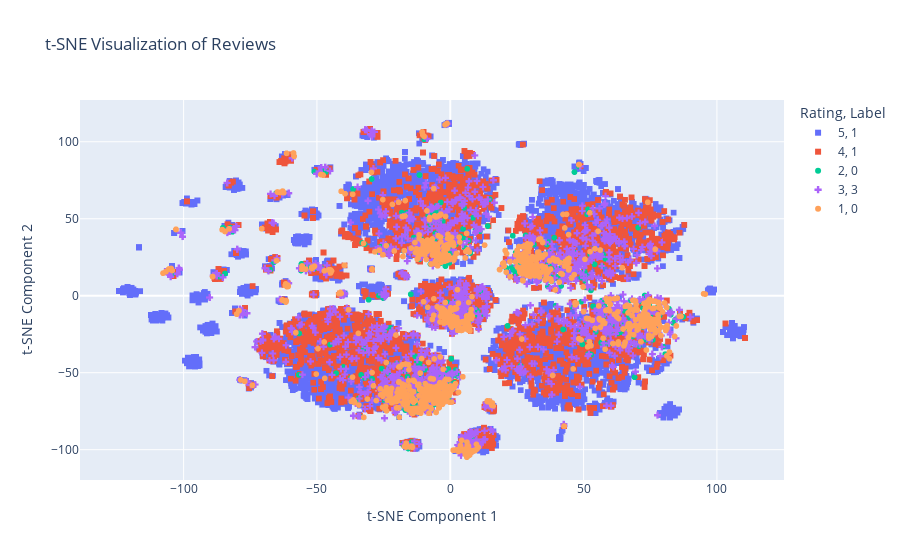

Notebook cell for this chart:
### Code cell
# Create a DataFrame for the t-SNE results
tsne_df = pd.DataFrame(data={
    'X': tsne_results[:, 0],
    'Y': tsne_results[:, 1],
    'Rating': reviews_df['rating'],
    'Label': reviews_df['label']
})

# Plot using Plotly with Rating as color and Label as marker style
fig = px.scatter(tsne_df, x='X', y='Y', color='Rating', symbol='Label', 
                 color_continuous_scale='viridis', 
                 title="t-SNE Visualization of Reviews",
                 symbol_map={0: 'circle', 1: 'square', 3: 'cross'}
                )

# Adjust the order of the legends
fig.update_layout(coloraxis_colorbar=dict(title='Rating'))
fig.update_xaxes(title_text='t-SNE Component 1')
fig.update_yaxes(title_text='t-SNE Component 2')
fig.show()

### Figure 1 — Plotly figure (JSON) as saved in the notebook; plotly's stock layout.template omitted (floating-point values rounded to 4 significant figures; data arrays with more than 128 entries replaced by an {"elided": "..."} marker saying what was removed)
{"data": [{"hovertemplate": "Rating=5<br>Label=1<br>X=%{x}<br>Y=%{y}<extra></extra>", "legendgroup": "5, 1", "marker": {"color": "#636efa", "symbol": "square"}, "mode": "markers", "name": "5, 1", "showlegend": true, "type": "scattergl", "x": {"elided": "8474 float values"}, "xaxis": "x", "y": {"elided": "8474 float values"}, "yaxis": "y"}, {"hovertemplate": "Rating=4<br>Label=1<br>X=%{x}<br>Y=%{y}<extra></extra>", "legendgroup": "4, 1", "marker": {"color": "#EF553B", "symbol": "square"}, "mode": "markers", "name": "4, 1", "showlegend": true, "type": "scattergl", "x": {"elided": "3733 float values"}, "xaxis": "x", "y": {"elided": "3733 float values"}, "yaxis": "y"}, {"hovertemplate": "Rating=2<br>Label=0<br>X=%{x}<br>Y=%{y}<extra></extra>", "legendgroup": "2, 0", "marker": {"color": "#00cc96", "symbol": "circle"}, "mode": "markers", "name": "2, 0", "showlegend": true, "type": "scattergl", "x": {"elided": "795 float values"}, "xaxis": "x", "y": {"elided": "795 float values"}, "yaxis": "y"}, {"hovertemplate": "Rating=3<br>Label=3<br>X=%{x}<br>Y=%{y}<extra></extra>", "legendgroup": "3, 3", "marker": {"color": "#ab63fa", "symbol": "cross"}, "mode": "markers", "name": "3, 3", "showlegend": true, "type": "scattergl", "x": {"elided": "1989 float values"}, "xaxis": "x", "y": {"elided": "1989 float values"}, "yaxis": "y"}, {"hovertemplate": "Rating=1<br>Label=0<br>X=%{x}<br>Y=%{y}<extra></extra>", "legendgroup": "1, 0", "marker": {"color": "#FFA15A", "symbol": "circle"}, "mode": "markers", "name": "1, 0", "showlegend": true, "type": "scattergl", "x": {"elided": "1365 float values"}, "xaxis": "x", "y": {"elided": "1365 float values"}, "yaxis": "y"}], "layout": {"coloraxis": {"colorbar": {"title": {"text": "Rating"}}}, "legend": {"title": {"text": "Rating, Label"}, "tracegroupgap": 0}, "title": {"text": "t-SNE Visualization of Reviews"}, "xaxis": {"anchor": "y", "domain": [0, 1], "title": {"text": "t-SNE Component 1"}}, "yaxis": {"anchor": "x", "domain": [0, 1], "title": {"text": "t-SNE Component 2"}}}}
